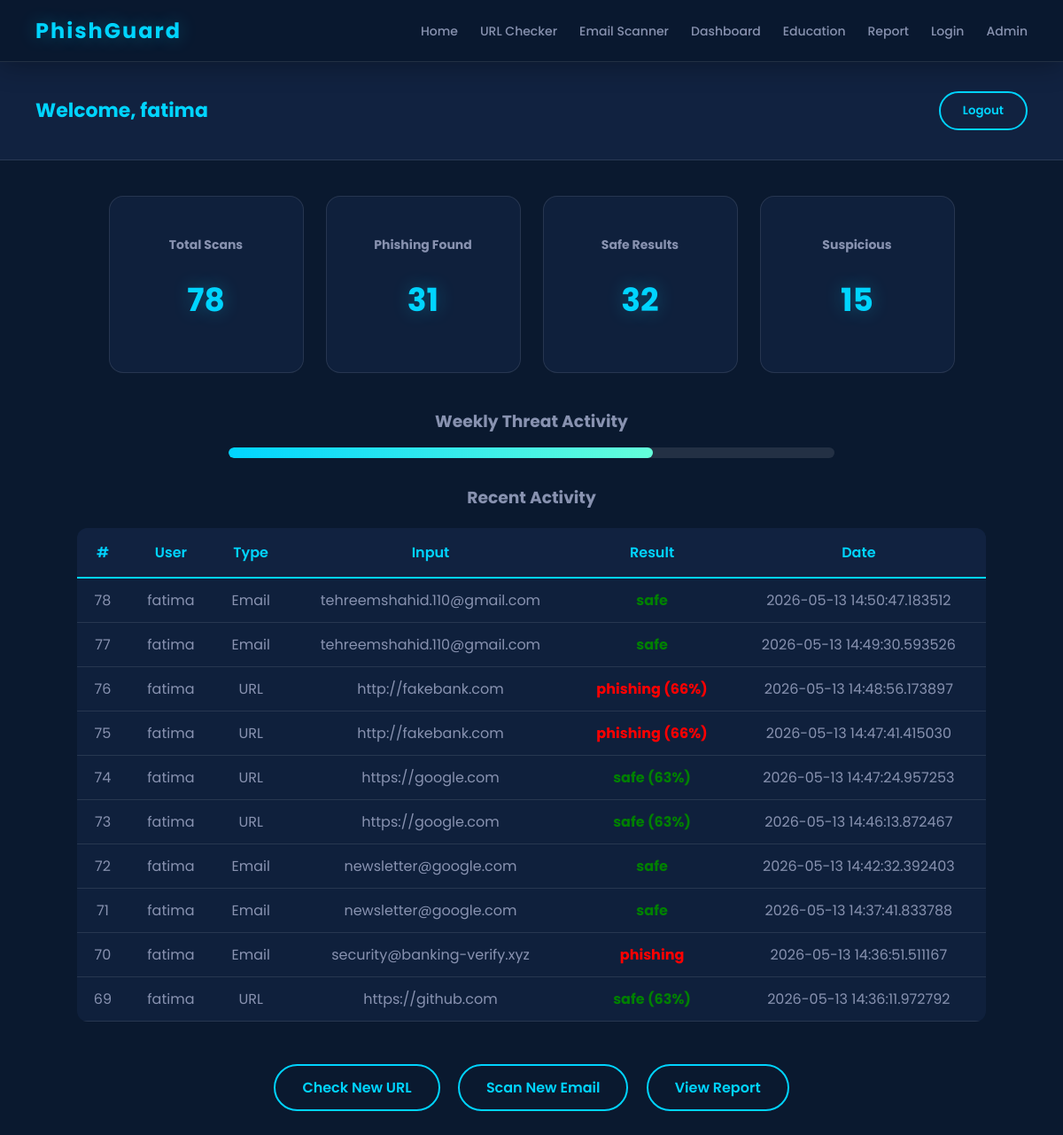
The app's page /dashboard (signed in) with its own data.
### tables this page shows
CREATE TABLE logs (
    id INTEGER PRIMARY KEY AUTOINCREMENT,
    user TEXT,
    type TEXT,
    input TEXT,
    result TEXT,
    date TEXT
);

### app.py (the view)
@app.route('/dashboard')
def dashboard():
    if 'username' not in session:
        return redirect('/login')
    conn = sqlite3.connect('phishing.db')
    cursor = conn.cursor()
    cursor.execute("SELECT COUNT(*) FROM logs")
    total_scans = cursor.fetchone()[0]
    cursor.execute(
        "SELECT COUNT(*) FROM logs WHERE result LIKE '%phishing%'"
    )
    phishing = cursor.fetchone()[0]
    cursor.execute(
        "SELECT COUNT(*) FROM logs WHERE result LIKE '%safe%'"
    )
    safe = cursor.fetchone()[0]
    cursor.execute(
        "SELECT COUNT(*) FROM logs WHERE result LIKE '%suspicious%'"
    )
    suspicious = cursor.fetchone()[0]
    cursor.execute(
        "SELECT * FROM logs ORDER BY id DESC LIMIT 10"
    )
    logs = cursor.fetchall()
    conn.close()
    return render_template(
        'dashboard.html',
        total_scans=total_scans,
        phishing=phishing,
        safe=safe,
        suspicious=suspicious,
        logs=logs,
        username=session.get('username')
    )

### templates/dashboard.html (shortened to what this page needs)
<!DOCTYPE html>
<html>
<head>
    <link rel="stylesheet"
    href="{{ url_for('static', filename='css/dashboard.css') }}">
</head>
<body>
    {% include 'navbar.html' %}
    <div class="topbar">
    <h2>Welcome, {{ username }}</h2>
    <a href="/logout">
        <button>Logout</button>
    </a>
</div>
    <div class="cards">
        <div class="card">
            <h3>Total Scans</h3>
            <h1>{{ total_scans }}</h1>
        </div>
        <div class="card">
            <h3>Phishing Found</h3>
            <h1>{{ phishing }}</h1>
        </div>
        <div class="card">
            <h3>Safe Results</h3>
            <h1>{{ safe }}</h1>
        </div>
        <div class="card">
            <h3>Suspicious</h3>
            <h1>{{ suspicious }}</h1>
        </div>
    </div>
    <div class="progress-section">
        <h3>Weekly Threat Activity</h3>
        <div class="progress-bar">
            <div class="fill"></div>
        </div>
    </div>
    <div class="table-section">
        <h3>Recent Activity</h3>
        <table>
            <tr>
                <th>#</th>
                <th>User</th>
                <th>Type</th>
                <th>Input</th>
                <th>Result</th>
                <th>Date</th>
            </tr>
            {% for log in logs %}
            <tr>
                <td>{{ log[0] }}</td>
                <td>{{ log[1] }}</td>
                <td>{{ log[2] }}</td>
                <td>{{ log[3] }}</td>
                <td>{{ log[4] }}</td>
                <td>{{ log[5] }}</td>
            </tr>
            {% endfor %}
        </table>
    </div>
    <div class="actions">
        <a href="/url_checker">Check New URL</a>
        <a href="/email-scanner">Scan New Email</a>
        <a href="/report">View Report</a>
    </div>
</body>
</html>

### static/css/dashboard.css (style rules this page uses)
:root { --primary: #0a192f; --secondary: #112240; --accent: #00d4ff; --accent-glow: rgba(0, 212, 255, 0.3); --success: #00b894; --warning: #fdcb6e; --danger: #ff6b6b; --text-white: #e6f1ff; --text-gray: #8892b0; --card-bg: rgba(17, 34, 64, 0.8); --border: rgba(255, 255, 255, 0.1); }
body { font-family: 'Poppins', sans-serif; background: var(--primary); color: var(--text-white); margin: 0; min-height: 100vh; overflow-x: hidden; }
.topbar { display: flex; justify-content: space-between; align-items: center; padding: 20px 40px; background: var(--secondary); border-bottom: 1px solid var(--border); }
.topbar h2 { color: var(--accent); font-size: 22px; }
.topbar button, .topbar a button { padding: 10px 25px; background: transparent; border: 2px solid var(--accent); color: var(--accent); border-radius: 50px; cursor: pointer; font-weight: 600; transition: all 0.3s ease; font-family: 'Poppins', sans-serif; }
.cards { display: flex; justify-content: center; gap: 25px; margin: 40px 20px; flex-wrap: wrap; }
.card { background: var(--card-bg); padding: 30px 25px; width: 220px; border-radius: 16px; border: 1px solid var(--border); text-align: center; transition: all 0.3s ease; }
.card h3 { color: var(--text-gray); font-size: 14px; margin-bottom: 10px; }
.card h1 { color: var(--accent); font-size: 36px; text-shadow: 0 0 20px var(--accent-glow); }
.progress-section { text-align: center; margin: 30px; }
.progress-section h3 { color: var(--text-gray); margin-bottom: 15px; }
.progress-bar { width: 60%; height: 12px; background: rgba(255, 255, 255, 0.1); margin: auto; border-radius: 10px; overflow: hidden; }
.fill { width: 70%; height: 100%; background: linear-gradient( 90deg, var(--accent), #64ffda ); border-radius: 10px; animation: fillBar 2s ease; }
.table-section { margin: 30px; text-align: center; }
.table-section h3 { color: var(--text-gray); margin-bottom: 20px; }
table { width: 90%; margin: auto; border-collapse: collapse; background: var(--card-bg); border-radius: 12px; overflow: hidden; }
th { background: var(--secondary); color: var(--accent); padding: 15px; font-weight: 600; text-align: center; border-bottom: 2px solid var(--accent); }
td { padding: 12px 15px; text-align: center; color: var(--text-gray); border-bottom: 1px solid var(--border); }
.actions { text-align: center; margin: 40px; }
.actions a { display: inline-block; padding: 12px 30px; margin: 8px; background: transparent; border: 2px solid var(--accent); color: var(--accent); text-decoration: none; border-radius: 50px; font-weight: 600; transition: all 0.3s ease; }

### static/css/navbar.css (style rules this page uses)
html { overflow-y: scroll; overflow-x: hidden; }
* { box-sizing: border-box; }

### records on screen
logs: id "78", user "fatima", type "Email", input "tehreemshahid.110@gmail.com", result "safe", date "2026-05-13 14:50:47.183512"
logs: id "77", user "fatima", type "Email", input "tehreemshahid.110@gmail.com", result "safe", date "2026-05-13 14:49:30.593526"
logs: id "76", user "fatima", type "URL", input "http://fakebank.com", result "phishing (66%)", date "2026-05-13 14:48:56.173897"
logs: id "75", user "fatima", type "URL", input "http://fakebank.com", result "phishing (66%)", date "2026-05-13 14:47:41.415030"
logs: id "74", user "fatima", type "URL", input "https://google.com", result "safe (63%)", date "2026-05-13 14:47:24.957253"
logs: id "73", user "fatima", type "URL", input "https://google.com", result "safe (63%)", date "2026-05-13 14:46:13.872467"
logs: id "72", user "fatima", type "Email", input "newsletter@google.com", result "safe", date "2026-05-13 14:42:32.392403"
logs: id "71", user "fatima", type "Email", input "newsletter@google.com", result "safe", date "2026-05-13 14:37:41.833788"
logs: id "70", user "fatima", type "Email", input "security@banking-verify.xyz", result "phishing", date "2026-05-13 14:36:51.511167"
logs: id "69", user "fatima", type "URL", input "https://github.com", result "safe (63%)", date "2026-05-13 14:36:11.972792"

### other values on screen
{{ username }} "fatima"
{{ total_scans }} "78"
{{ phishing }} "31"
{{ safe }} "32"
{{ suspicious }} "15"
